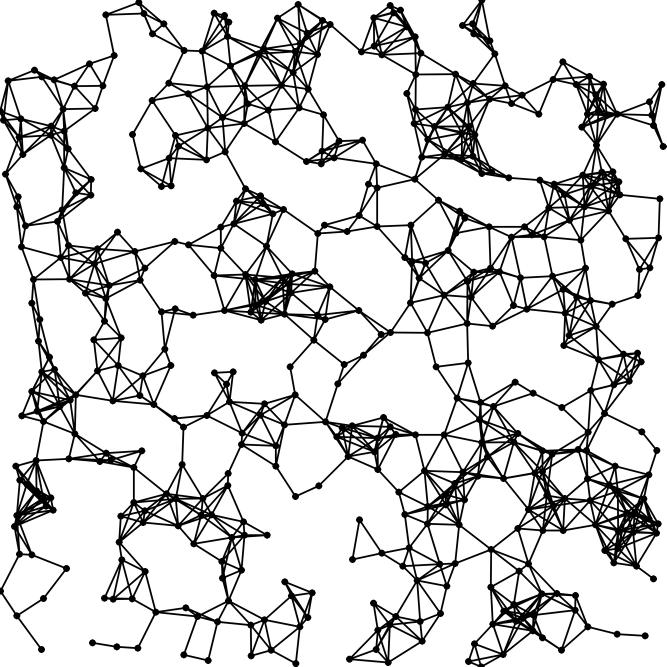
#> input picture Programs/CCL/Lines_n=500d=6.jpg, 2000 x 2000 px (shown at 1/3 size)
$ jupyter execute OpenCV.ipynb
#> lines starting #> are read from the running program, lines starting #| are printed output that depends on the picture; after the words box and inside, x2 and y2 are one past the last pixel; in counts of white or black regions, pixels touching at a corner belong together
#> further down, img is the input picture: shape (2000, 2000, 3); min 0, max 255, mean 214.6
[cell 1]
import cv2
import numpy as np
import os

[cell 2]
def fill_color_demo(image):
    copyIma = image.copy()
    h, w = image.shape[:2]
#> h = 2000; w = 2000
    print(h, w)
#| 2000 2000
    mask = np.zeros([h+2, w+2], np.uint8)

    cv2.floodFill(copyIma, mask, (0, 0), (0, 0, 0), (100, 100, 100), (50, 50, 50), cv2.FLOODFILL_FIXED_RANGE)
    cv2.floodFill(copyIma, mask, (w-1, 0), (0, 0, 0), (100, 100, 100), (50, 50, 50), cv2.FLOODFILL_FIXED_RANGE)
    cv2.floodFill(copyIma, mask, (0, h-1), (0, 0, 0), (100, 100, 100), (50, 50, 50), cv2.FLOODFILL_FIXED_RANGE)
    cv2.floodFill(copyIma, mask, (w-1, h-1), (0, 0, 0), (100, 100, 100), (50, 50, 50), cv2.FLOODFILL_FIXED_RANGE)
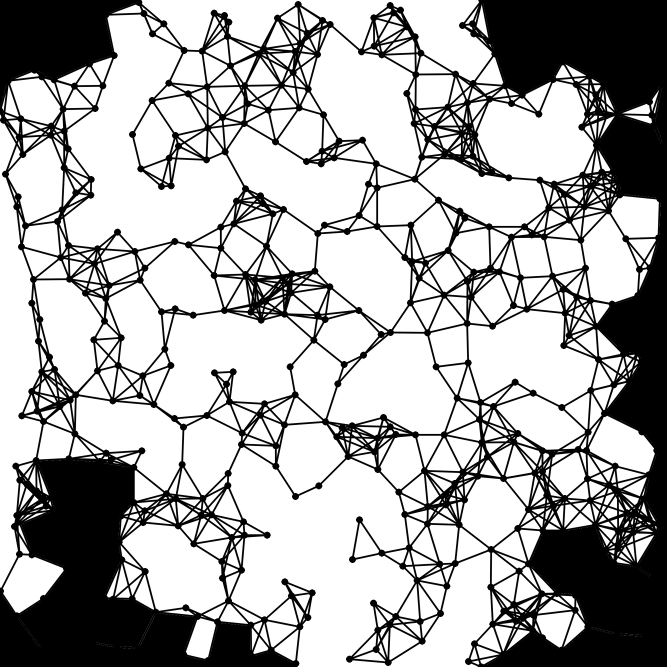
#> copyIma: shape (2000, 2000, 3) (shown at 1/3 size); min 0, max 255, mean 172

    return copyIma

[cell 3]
source_path = "../../../Data/jpg/CT_jpg/Original"
result_path = "../../../Data/jpg/CT_jpg/CCL_Results"

source_sparse = "Sparse_KKW_n=2000_d=6.jpg"
source_uniform = "Uniform_KKW_n=2000_d=6.jpg"
target_sparse = "Sparse_KKW_n=2000_d=6_Result_CCL.jpg"
target_uniform = "Uniform_KKW_n=2000_d=6_Result_CCL.jpg"
target_ff_uniform = "Uniform_KKW_n=2000_d=6_FF_CCL.jpg"
target_ff_sparse = "Sparse_KKW_n=2000_d=6_FF_CCL.jpg"
fpath = "Lines_n=500d=6.jpg"
# # 读入图片
# img_ff = cv2.imread(os.path.join(source_path, source_sparse))
# img_ff = cv2.imread(os.path.join(source_path, source_uniform))
img = cv2.imread(fpath)
img_ff = fill_color_demo(img)
# img_ff = fill_color_demo(img)
# cv2.imwrite(os.path.join(result_path, target_ff_sparse), img_ff)

[cell 4]
# 中值滤波，去噪
img_ff = cv2.medianBlur(img_ff, 3)
gray = cv2.cvtColor(img_ff, cv2.COLOR_BGR2GRAY)
# cv2.imwrite(os.path.join(result_dir, grey_file), gray)

#Calulate the canvas size by the node numbers and radius of node
canvas_size = img_ff.shape[0]
#> canvas_size = 2000
#Calulate the ratio for enlarge the coorodinate of node that fitting the canvas size
area_min_radio = 5000 / 4000
area_min = area_min_radio * canvas_size
#> area_min = 2500

# 阈值分割得到二值化图片
ret, binary = cv2.threshold(gray, 0, 255, cv2.THRESH_BINARY | cv2.THRESH_OTSU)
#> binary: shape (2000, 2000); 67.3% white; 1 black region, box (x1, y1, x2, y2) and area: (0, 0, 2000, 2000) 1308538
#> ret = 128
# cv2.imwrite(os.path.join(result_dir, binary_file), binary)
# 膨胀操作
# kernel2 = cv2.getStructuringElement(cv2.MORPH_RECT, (3, 3))
# bin_clo = cv2.dilate(binary, kernel2, iterations=2)

# 连通域分析
num_labels, labels, stats, centroids = cv2.connectedComponentsWithStats(binary, connectivity=4)
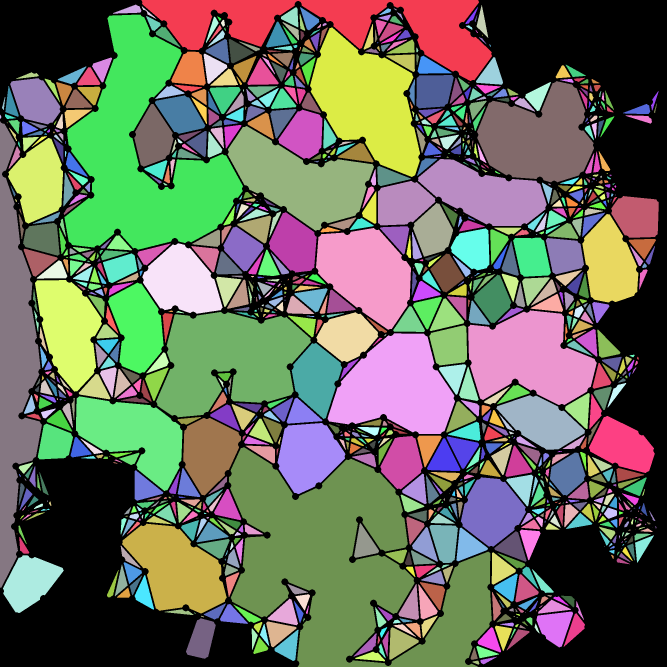
#> labels: shape (2000, 2000) int32 (shown at 1/3 size); 1182 distinct labels, from 0 to 1181; one colour per label, 0 black
#> num_labels = 1182; stats = 1182 rows, first 6: [0, 0, 2000, 2000, 1308538], [424, 0, 1052, 243, 98894], [339, 14, 85, 27, 1215], [1430, 16, 35, 97, 1455], [425, 19, 44, 37, 232], [843, 22, 52, 60, 1794]; centroids = 1182 pairs, first value 1.06 to 1967, second value 27.63 to 1986.8
# num_labels, labels, stats, centroids = cv2.connectedComponentsWithStats(bin_clo, connectivity=8)

# 查看各个返回值
# 连通域数量
print('num_labels = ',num_labels)
#| num_labels =  1182
# 连通域的信息：对应各个轮廓的x、y、width、height和面积
print('stats = ',stats)
#> (printed output is left out)
# 连通域的中心点
print('centroids = ',centroids)
#> (printed output is left out)
# 每一个像素的标签1、2、3.。。，同一个连通域的标签是一致的
print('labels = ',labels)
#> (printed output is left out)

# 不同的连通域赋予不同的颜色
# output = np.zeros((img.shape[0], img.shape[1], 3), np.uint8)
# output[:, :] = [255, 255, 255]

output = img
for i in range(1, num_labels):
    # Area of the component
    x, y, w, h, area = stats[i]
#     area = stats[i, cv2.CC_STAT_AREA]
    if area > area_min:
        # cv2.rectangle(output, (x, y), (x + w, y + h), (0, 0, 255), 2)

#         print(str(i) + " area is " + str(area))
        mask = labels == i
        output[:, :, 0][mask] = 255
        output[:, :, 1][mask] = 0
        output[:, :, 2][mask] = 0
#> this loop made 1181 passes
#> pass 1, `mask = labels == i`:
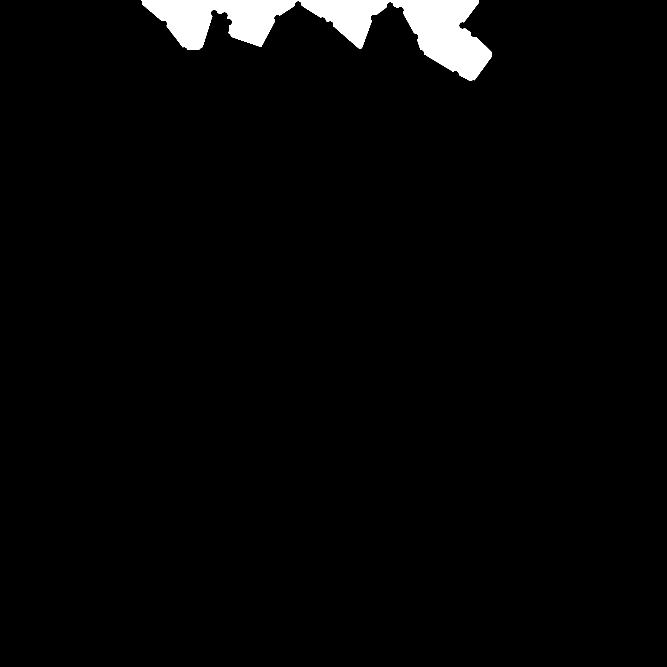
#> mask: shape (2000, 2000) bool (shown at 1/3 size); 2.5% white; 1 white region, box (x1, y1, x2, y2) and area: (424, 0, 1476, 243) 98894
#> after the loop:
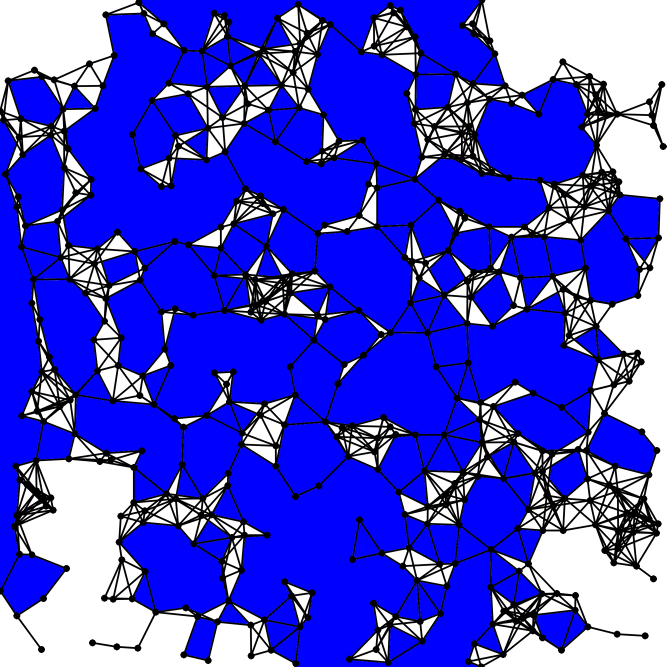
#> output: shape (2000, 2000, 3) (shown at 1/3 size); mean B, G, R 215.1, 73, 73

# [5 lines of commented-out code are left out]
cv2.imwrite("result.jpg", output)
#> Out = True

[cell 5]
def jpg_ccl(binary):
    # 连通域分析
    num_labels, labels, stats, centroids = cv2.connectedComponentsWithStats(binary, connectivity=4)
    return num_labels, labels, stats, centroids

[cell 6]
import cv2
import numpy as np
import os
os.environ["KMP_DUPLICATE_LIB_OK"]="TRUE"

num_labels_list = []
labels_list = []
stats_list = []
centroids_list = []
ccl_dict = {}
for root, dirs, files in os.walk("../../jpg_files", topdown=False):
    for name in files:
        if '.jpg' in name:
            fpath = os.path.join(root, name)
            img = cv2.imread(fpath)
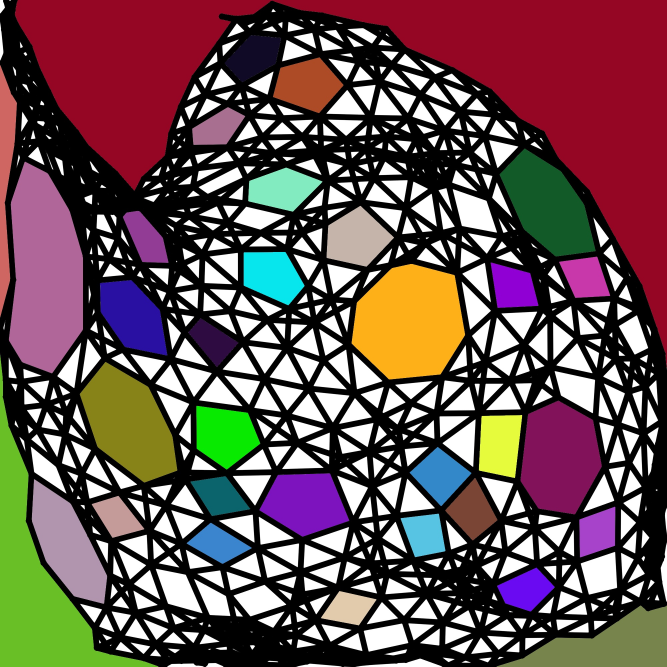
#> input picture jpg_files/Example/CCL_Results/n=500d=6_38981_CCL.jpg, 2000 x 2000 px (shown at 1/3 size)
#> img is the input picture: shape (2000, 2000, 3); mean B, G, R 82, 82.4, 106.4
            img = cv2.medianBlur(img, 3)
            img = cv2.cvtColor(img, cv2.COLOR_BGR2GRAY)
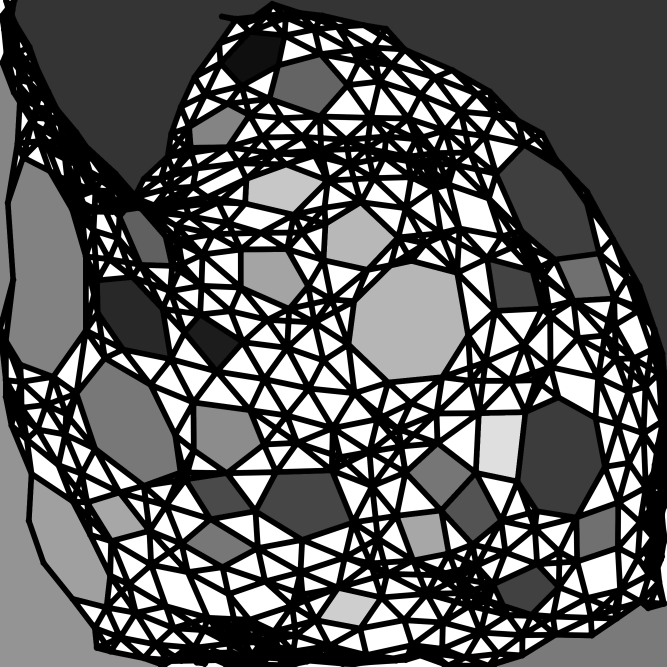
#> img: shape (2000, 2000) (shown at 1/3 size); min 0, max 255, mean 89.3
            ret, img = cv2.threshold(img, 0, 255, cv2.THRESH_BINARY | cv2.THRESH_OTSU)
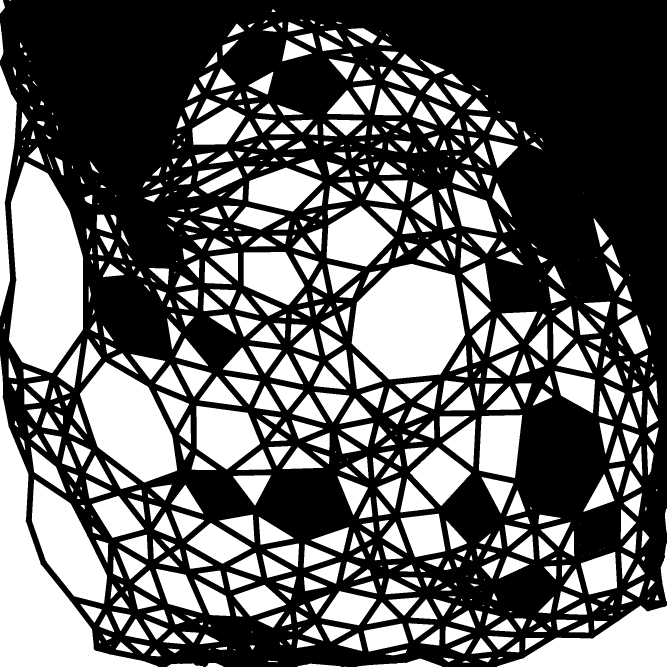
#> img: shape (2000, 2000) (shown at 1/3 size); 36.7% white; 754 white regions (79 under 20 px), largest, box (x1, y1, x2, y2) and area: (0, 1067, 474, 2000) 110578, (27, 486, 249, 1119) 106687, (1055, 792, 1395, 1138) 89404
#> ret = 113

            print(fpath)
            num_labels, labels, stats, centroids = jpg_ccl(img)
#> in jpg_ccl, `num_labels, labels, stats, centroids = cv2.connectedComponentsWithStat..`:
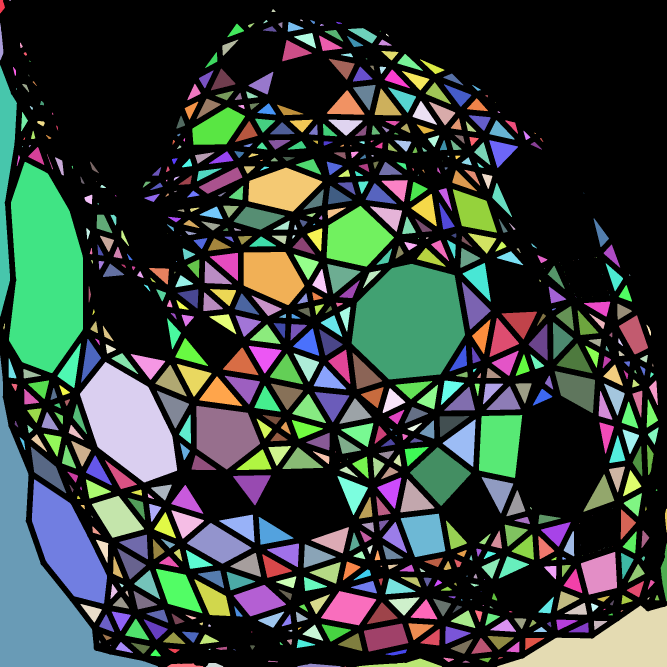
#> labels: shape (2000, 2000) int32 (shown at 1/3 size); 759 distinct labels, from 0 to 758; one colour per label, 0 black
#> in jpg_ccl, `num_labels, labels, stats, centroids = cv2.connectedComponentsWithStat..`: num_labels = 759; stats = 759 rows, first 6: [0, 0, 2000, 2000, 2530518], [0, 0, 15, 40, 410], [28, 0, 5, 3, 11], [815, 28, 12, 8, 65], [900, 59, 9, 5, 27], [790, 60, 13, 10, 61]; centroids = 759 pairs, first value 3.15 to 1997.6, second value 0.727 to 1999
#> num_labels = 759
            temp_list = [num_labels, labels, stats, centroids]
            ccl_dict[fpath] = temp_list
#> pass 2 of the loop `for root, dirs, files in os.walk("../../jpg_files", topdown=False):`:
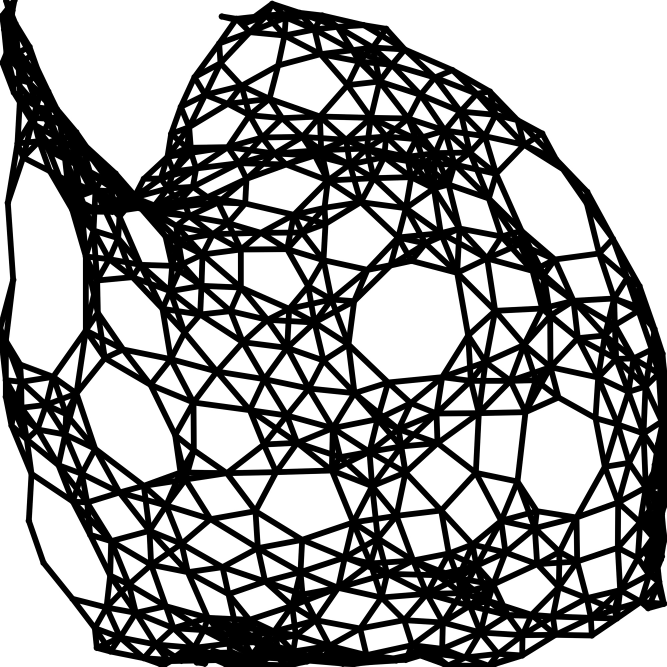
#> input picture jpg_files/Example/n=500d=6_38981.jpg, 2000 x 2000 px (shown at 1/3 size)
#> img is the input picture: shape (2000, 2000, 3); min 0, max 255, mean 152
#> `ret, img = cv2.threshold(img, 0, 255, cv2.THRESH_BINARY | cv2.THRESH_O..`: ret = 127
#> in jpg_ccl (call 2), `num_labels, labels, stats, centroids = cv2.connectedComponentsWithStat..`:
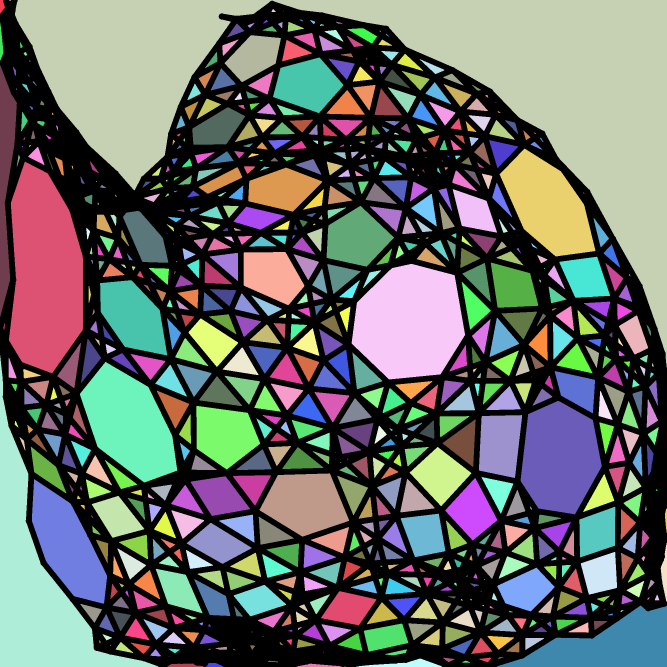
#> labels: shape (2000, 2000) int32 (shown at 1/3 size); 752 distinct labels, from 0 to 751; one colour per label, 0 black
#> in jpg_ccl (call 2), `num_labels, labels, stats, centroids = cv2.connectedComponentsWithStat..`: num_labels = 752; stats = 752 rows, first 6: [0, 0, 2000, 2000, 1618231], [0, 0, 15, 40, 409], [28, 0, 5, 3, 11], [45, 0, 1955, 1102, 596381], [815, 27, 12, 9, 67], [851, 32, 1, 2, 2]; centroids = 752 pairs, first value 3.12 to 1997.6, second value 0.727 to 1999
#> `num_labels, labels, stats, centroids = jpg_ccl(img)`: num_labels = 752
